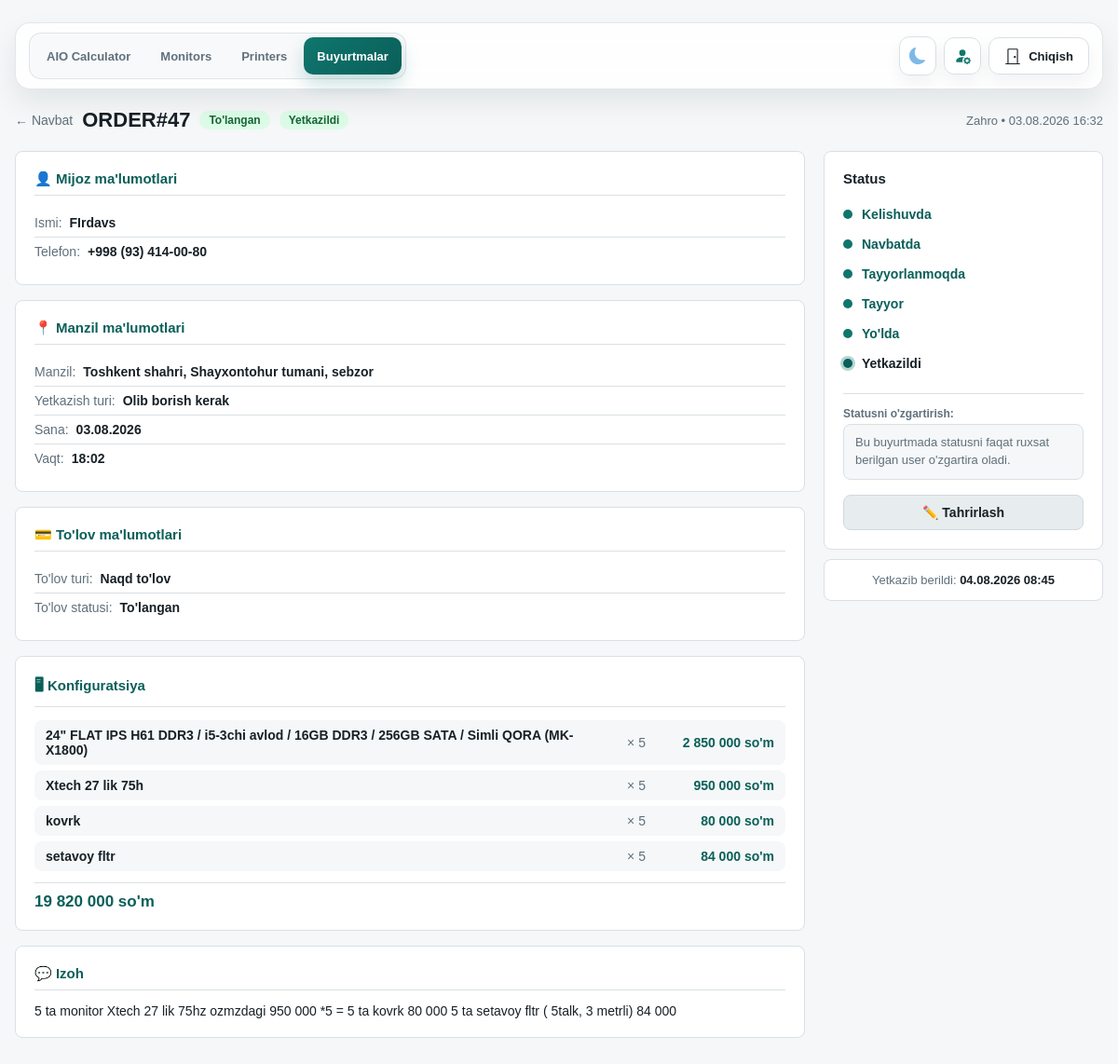
Page /orders/47/ (signed in) on the committed database.
### orders/models.py (models this page shows, shortened)
class Order(models.Model):
    class DeliveryType(models.TextChoices):
        DELIVERY = "DELIVERY", "Olib borish kerak"
        POST = "POST", "Pochta (BTS, UzPost, YandexGo...)"
        PICKUP = "PICKUP", "Olib ketadi"
    class PaymentType(models.TextChoices):
        CASH = "CASH", "Naqd to'lov"
        CARD = "CARD", "Kartadan to'lov"
        TRANSFER = "TRANSFER", "Bank orqali"
        CASH_CARD = "CASH_CARD", "Aralash to'lov"
    class PaymentStatus(models.TextChoices):
        UNPAID = "UNPAID", "To'lanmagan"
        ON_DELIVERY = "ON_DELIVERY", "Yetkazilganda to'lanadi"
        ON_PICKUP = "ON_PICKUP", "Olib ketishda to'lanadi"
        PARTIAL = "PARTIAL", "Qisman to'langan"
        PAID = "PAID", "To'langan"
    class ProductionStatus(models.TextChoices):
        AGREED = "AGREED", "Kelishuvda"
        QUEUED = "QUEUED", "Navbatda"
        IN_PROGRESS = "IN_PROGRESS", "Tayyorlanmoqda"
        READY = "READY", "Tayyor"
        SHIPPING = "SHIPPING", "Yo'lda"
        DELIVERED = "DELIVERED", "Yetkazildi"
        ON_HOLD = "ON_HOLD", "To'xtatildi"
        CANCELLED = "CANCELLED", "Bekor qilindi"
    DELIVERY_STATUS_FLOWS = {
        DeliveryType.DELIVERY: [
            ProductionStatus.AGREED,
            ProductionStatus.QUEUED,
            ProductionStatus.IN_PROGRESS,
            ProductionStatus.READY,
            ProductionStatus.SHIPPING,
            ProductionStatus.DELIVERED,
        ],
        DeliveryType.POST: [
            ProductionStatus.AGREED,
            ProductionStatus.QUEUED,
            ProductionStatus.IN_PROGRESS,
            ProductionStatus.READY,
            ProductionStatus.SHIPPING,
            ProductionStatus.DELIVERED,
        ],
        DeliveryType.PICKUP: [
            ProductionStatus.AGREED,
            ProductionStatus.QUEUED,
            ProductionStatus.IN_PROGRESS,
            ProductionStatus.READY,
            ProductionStatus.DELIVERED,
        ],
    }
    GLOBAL_PRODUCTION_STATUSES = [
        ProductionStatus.CANCELLED,
        ProductionStatus.ON_HOLD,
    ]
    DELIVERY_STATUS_LABELS = {
        DeliveryType.DELIVERY: {
            ProductionStatus.SHIPPING: "Yo'lda",
            ProductionStatus.DELIVERED: "Yetkazildi",
        },
        DeliveryType.POST: {
            ProductionStatus.SHIPPING: "Jo'natildi",
            ProductionStatus.DELIVERED: "Qabul qilib oldi",
        },
        DeliveryType.PICKUP: {
            ProductionStatus.DELIVERED: "Olib ketildi",
        },
    }
    order_number = models.CharField(
        max_length=24, unique=True, blank=True, null=True, verbose_name="Buyurtma raqami"
    )
    sold_by = models.ForeignKey(
        User, on_delete=models.PROTECT, related_name="orders", verbose_name="Sotuvchi"
    )
    customer_name = models.CharField(max_length=120, verbose_name="Mijoz ismi")
    customer_phone = models.CharField(max_length=30, verbose_name="Telefon raqami")
    region = models.CharField(max_length=80, verbose_name="Viloyat")
    district = models.CharField(max_length=80, verbose_name="Tuman")
    city = models.CharField(max_length=80, verbose_name="Shahar")
    landmark = models.CharField(max_length=200, blank=True, verbose_name="Mo'ljal")
    delivery_type = models.CharField(
        max_length=20, choices=DeliveryType.choices, verbose_name="Yetkazish turi"
    )
    payment_type = models.CharField(
        max_length=20, choices=PaymentType.choices, verbose_name="To'lov turi"
    )
    payment_status = models.CharField(
        max_length=20,
        choices=PaymentStatus.choices,
        default=PaymentStatus.UNPAID,
        verbose_name="To'lov holati",
    )
    production_status = models.CharField(
        max_length=20,
        choices=ProductionStatus.choices,
        default=ProductionStatus.AGREED,
        verbose_name="Ishlab chiqarish holati",
    )
    total_price_usd = models.DecimalField(
        max_digits=12, decimal_places=2, default=0, verbose_name="Jami (USD)"
    )
    total_price_uzs = models.DecimalField(
        max_digits=16, decimal_places=0, default=0, verbose_name="Jami (so'm)"
    )
    delivery_date = models.DateField(null=True, blank=True, verbose_name="Yetkazib berish sanasi")
    delivery_time = models.CharField(max_length=10, null=True, blank=True, verbose_name="Yetkazib berish vaqti")
    partial_amount = models.DecimalField(
        max_digits=16, decimal_places=0, default=0, verbose_name="Qisman to'langan summa"
    )
    notes = models.TextField(blank=True, verbose_name="Izoh")
    created_at = models.DateTimeField(auto_now_add=True)
    updated_at = models.DateTimeField(auto_now=True)
    delivered_at = models.DateTimeField(null=True, blank=True, verbose_name="Yetkazib berilgan vaqt")
    class Meta:
        ordering = ["-created_at"]
        verbose_name = "Buyurtma"
        verbose_name_plural = "Buyurtmalar"
    @property
    def display_order_number(self):
        raw_number = self.order_number or f"ORDER#{self.pk}"
        if raw_number.startswith("ORD#"):
            return raw_number.replace("ORD#", "ORDER#", 1)
        return raw_number
    @classmethod
    def production_status_flow(cls, delivery_type):
        return cls.DELIVERY_STATUS_FLOWS.get(
            delivery_type,
            cls.DELIVERY_STATUS_FLOWS[cls.DeliveryType.DELIVERY],
        )
    @classmethod
    def production_status_label(cls, status, delivery_type=None):
        if delivery_type:
            custom = cls.DELIVERY_STATUS_LABELS.get(delivery_type, {})
            if status in custom:
                return custom[status]
        return dict(cls.ProductionStatus.choices).get(status, status)
    @classmethod
    def production_status_choices_for_delivery(cls, delivery_type):
        statuses = list(cls.production_status_flow(delivery_type))
        for status in cls.GLOBAL_PRODUCTION_STATUSES:
            if status not in statuses:
                statuses.append(status)
        return [(status, cls.production_status_label(status, delivery_type)) for status in statuses]

class OrderItem(models.Model):
    order = models.ForeignKey(Order, on_delete=models.CASCADE, related_name="items")
    build_quote = models.ForeignKey(
        "calculator.BuildQuote",
        on_delete=models.SET_NULL,
        null=True,
        blank=True,
        related_name="order_items",
        verbose_name="Kalkulyator konfiguratsiyasi",
    )
    config_label = models.CharField(max_length=255, verbose_name="Konfiguratsiya")
    quantity = models.PositiveIntegerField(default=1, verbose_name="Soni")
    unit_price_usd = models.DecimalField(
        max_digits=12, decimal_places=2, default=0, verbose_name="Dona narxi (USD)"
    )
    unit_price_uzs = models.DecimalField(
        max_digits=16, decimal_places=2, default=0, verbose_name="Dona narxi (so'm)"
    )
    class Meta:
        verbose_name = "Buyurtma elementi"
        verbose_name_plural = "Buyurtma elementlari"

### orders/views.py (the view, shortened to what this page needs)
# urls.py: path("<int:pk>/", views.order_detail, name="detail"),
@login_required
def order_detail(request, pk):
    from calculator.models import CalculatorSettings
    try:
        settings = CalculatorSettings.objects.first()
        usd_rate = int(settings.usd_rate) if settings and settings.usd_rate else 12850
    except:
        usd_rate = 12850
    order = get_object_or_404(
        _orders_for_user(request.user).prefetch_related("items").select_related("sold_by"),
        pk=pk,
    )
    if request.method == "GET" and request.GET.get("edit") == "1":
        if not _can_user_edit_order(request.user, order):
            raise PermissionDenied("Sizda buyurtmani tahrirlash huquqi yo'q.")
        return render(request, "orders/order_form.html", _form_context(request.user, order, {}))
    allowed_production_status_choices = _allowed_production_status_choices_for_user(
        request.user,
        order.delivery_type,
        order.production_status,
        order,
    )
    allowed_production_status_values = {value for value, _ in allowed_production_status_choices}
    return render(request, "orders/order_detail.html", {
        "active_nav": "orders",
        "order": order,
        "usd_rate": usd_rate,
        "status_flow": Order.production_status_flow(order.delivery_type),
        "current_status_index": (
            Order.production_status_flow(order.delivery_type).index(order.production_status)
            if order.production_status in Order.production_status_flow(order.delivery_type)
            else -1
        ),
        "delivery_choices": Order.DeliveryType.choices,
        "payment_type_choices": Order.PaymentType.choices,
        "payment_status_choices": Order.PaymentStatus.choices,
        "production_status_choices": allowed_production_status_choices,
        "can_edit_order": _can_user_edit_order(request.user, order),
        "can_delete_order": _can_user_delete_order(request.user),
        "can_cancel_order": _can_user_cancel_order(request.user, order),
        "can_change_production_status": _can_user_change_production_status(
            request.user,
            order.production_status,
            order,
        ),
        "show_current_status_option": order.production_status not in allowed_production_status_values,
        "current_status_label": _all_production_status_choices_map(order.delivery_type).get(
            order.production_status,
            order.production_status,
        ),
    })

### orders/templates/orders/order_detail.html (shortened to what this page needs)
{% extends "base.html" %}
{% load order_tags %}
{% block content %}
<div style="margin-top:20px;">
  <div style="display:flex;align-items:center;flex-wrap:wrap;gap:10px;margin-bottom:16px;">
    <a href="{% url 'orders:list' %}" style="color:var(--muted);text-decoration:none;font-size:14px;">← Navbat</a>
    <h2 style="margin:0;font-size:22px;">{{ order.display_order_number }}</h2>
    <span class="badge {{ order.payment_status|payment_badge }}">{{ order.get_payment_status_display }}</span>
    <span class="badge {{ order.production_status|status_badge }}">{{ order.production_status|status_label:order.delivery_type }}</span>
    <span style="font-size:13px;color:var(--muted);margin-left:auto;">
      {{ order.sold_by.get_full_name|default:order.sold_by.username }} •
      {{ order.created_at|date:"d.m.Y H:i" }}
    </span>
  </div>
  <div class="detail-layout">
    <div>
      <div class="panel detail-section">
        <h3>👤 Mijoz ma'lumotlari</h3>
        <div class="detail-row-group">
          <div class="detail-row"><span>Ismi:</span><strong>{{ order.customer_name }}</strong></div>
          <div class="detail-row"><span>Telefon:</span><strong>{{ order.customer_phone|format_phone }}</strong></div>
        </div>
      </div>
      <div class="panel detail-section">
        <h3>📍 Manzil ma'lumotlari</h3>
        <div class="detail-row">
          <span>Manzil:</span>
          <strong>
            {{ order.region }}, {{ order.district }}{% if order.city %}, {{ order.city }}{% endif %}{% if order.landmark %}, {{ order.landmark }}{% endif %}
          </strong>
        </div>
        <div class="detail-row-group">
          <div class="detail-row"><span>Yetkazish turi:</span><strong>{{ order.get_delivery_type_display }}</strong></div>
          {% if order.delivery_date %}
            <div class="detail-row"><span>Sana:</span><strong>{{ order.delivery_date|date:"d.m.Y" }}</strong></div>
          {% endif %}
          {% if order.delivery_time %}
            <div class="detail-row"><span>Vaqt:</span><strong>{{ order.delivery_time }}</strong></div>
          {% endif %}
        </div>
      </div>
      <div class="panel detail-section">
        <h3>💳 To'lov ma'lumotlari</h3>
        <div class="detail-row-group">
          <div class="detail-row"><span>To'lov turi:</span><strong>{{ order.get_payment_type_display }}</strong></div>
          <div class="detail-row"><span>To'lov statusi:</span><strong>{{ order.get_payment_status_display }}</strong></div>
        </div>
      </div>
      <div class="panel detail-section">
        <h3>🖥 Konfiguratsiya</h3>
        {% for item in order.items.all %}
          <div class="config-item">
            <span class="label">{{ item.config_label }}</span>
            <span class="qty">× {{ item.quantity }}</span>
            <span class="price">
              {% if item.unit_price_uzs %}
                {{ item.unit_price_uzs|format_uzs }}
              {% else %}
                {% widthratio item.unit_price_usd 1 usd_rate as price_uzs %}
                {{ price_uzs|format_uzs }}
              {% endif %}
              so'm
            </span>
          </div>
        {% endfor %}
        <div style="display:flex;margin-top:12px;padding-top:10px;border-top:1px solid var(--line);">
          <div style="text-align:right;">
            <div style="font-weight:800;font-size:17px;color:var(--accent-dark)">{{ order.total_price_uzs|format_uzs }} so'm</div>
          </div>
        </div>
      </div>
      {% if order.notes %}
        <div class="panel detail-section">
          <h3>💬 Izoh</h3>
          <p style="margin:0;font-size:14px;color:var(--text);">{{ order.notes }}</p>
        </div>
      {% endif %}
    </div>
    <aside>
      <div class="panel status-sidebar">
        <h3>Status</h3>
        {% for s in status_flow %}
          <div class="status-step
            {% if order.production_status == s %}current
            {% elif current_status_index != -1 and forloop.counter0 < current_status_index %}done
            {% endif %}">
            <div class="status-dot
              {% if order.production_status == s %}current
              {% elif current_status_index != -1 and forloop.counter0 < current_status_index %}done
              {% endif %}">
            </div>
            {{ s|status_label:order.delivery_type }}
          </div>
        {% endfor %}
        <div style="margin-top: 16px; margin-bottom: 12px; border-top: 1px solid var(--line); padding-top: 14px;">
          <label style="font-size:12px; color:var(--muted); font-weight:700; margin-bottom:4px; display:block;">Statusni o'zgartirish:</label>
          {% if can_change_production_status %}
            <select id="status-select-dropdown" onchange="onStatusDropdownChange(this.value)" style="width:100%; padding:10px 12px; border-radius:8px; background:var(--bg); border:1px solid var(--line); color:var(--text); font-weight:700; font-size:14px; cursor:pointer;">
              {% if show_current_status_option %}
                <option value="{{ order.production_status }}" selected>{{ current_status_label }}</option>
              {% endif %}
              {% for s_val, s_label in production_status_choices %}
                <option value="{{ s_val }}" {% if order.production_status == s_val %}selected{% endif %}>{{ s_label }}</option>
              {% endfor %}
            </select>
            <div id="save-status-container" style="display:none; gap:8px; margin-top:8px;">
              <button onclick="resetStatusChange()" class="action-btn secondary" style="flex:1; margin:0; padding:8px 10px; font-size:13px; font-weight:700;">
                Bekor qilish
              </button>
              <button onclick="saveStatus()" class="action-btn" style="flex:1; margin:0; padding:8px 10px; font-size:13px; background:var(--accent); color:white; font-weight:700;">
                💾 Saqlash
              </button>
            </div>
          {% else %}
            <div style="padding:10px 12px; border-radius:8px; background:var(--bg); border:1px solid var(--line); color:var(--muted); font-size:13px; line-height:1.45;">
              Bu buyurtmada statusni faqat ruxsat berilgan user o'zgartira oladi.
            </div>
          {% endif %}
        </div>
        <div class="action-btns">
          {% if can_edit_order %}
            <a href="{% url 'orders:detail' order.pk %}?edit=1" class="action-btn secondary">
              ✏️ Tahrirlash
            </a>
          {% endif %}
        </div>
      </div>
      {% if order.delivered_at %}
        <div class="panel" style="padding:14px 18px;margin-top:10px;font-size:13px;color:var(--muted);text-align:center;">
          Yetkazib berildi: <strong style="color:var(--text);">{{ order.delivered_at|date:"d.m.Y H:i" }}</strong>
        </div>
      {% endif %}
    </aside>
  </div>
</div>
{% endblock %}

### rows in the picture
Order: display_order_number "ORDER#47", payment_status "To'langan", production_status|status_label "Yetkazildi", sold_by.get_full_name "Zahro", created_at "03.08.2026 16:32", customer_name "FIrdavs", customer_phone "+998 (93) 414-00-80", region "Toshkent shahri", district "Shayxontohur tumani", city "sebzor", delivery_type "Olib borish kerak", delivery_date "03.08.2026", delivery_time "18:02", payment_type "Naqd to'lov", total_price_uzs "19 820 000", notes "5 ta monitor Xtech 27 lik 75hz ozmzdagi 950 000 *5 = 5 ta kovrk 80 000 5 ta setavoy fltr ( 5talk, 3 metrli) 84 000", status_flow "Kelishuvda" "Navbatda" "Tayyorlanmoqda" "Tayyor" "Yo'lda" "Yetkazildi", delivered_at "04.08.2026 08:45"
OrderItem: config_label "24\" FLAT IPS H61 DDR3 / i5-3chi avlod / 16GB DDR3 / 256GB SATA / Simli QORA (MK-X1800)", quantity "5", unit_price_uzs "2 850 000"
OrderItem: config_label "Xtech 27 lik 75h", quantity "5", unit_price_uzs "950 000"
OrderItem: config_label "kovrk", quantity "5", unit_price_uzs "80 000"
OrderItem: config_label "setavoy fltr", quantity "5", unit_price_uzs "84 000"
